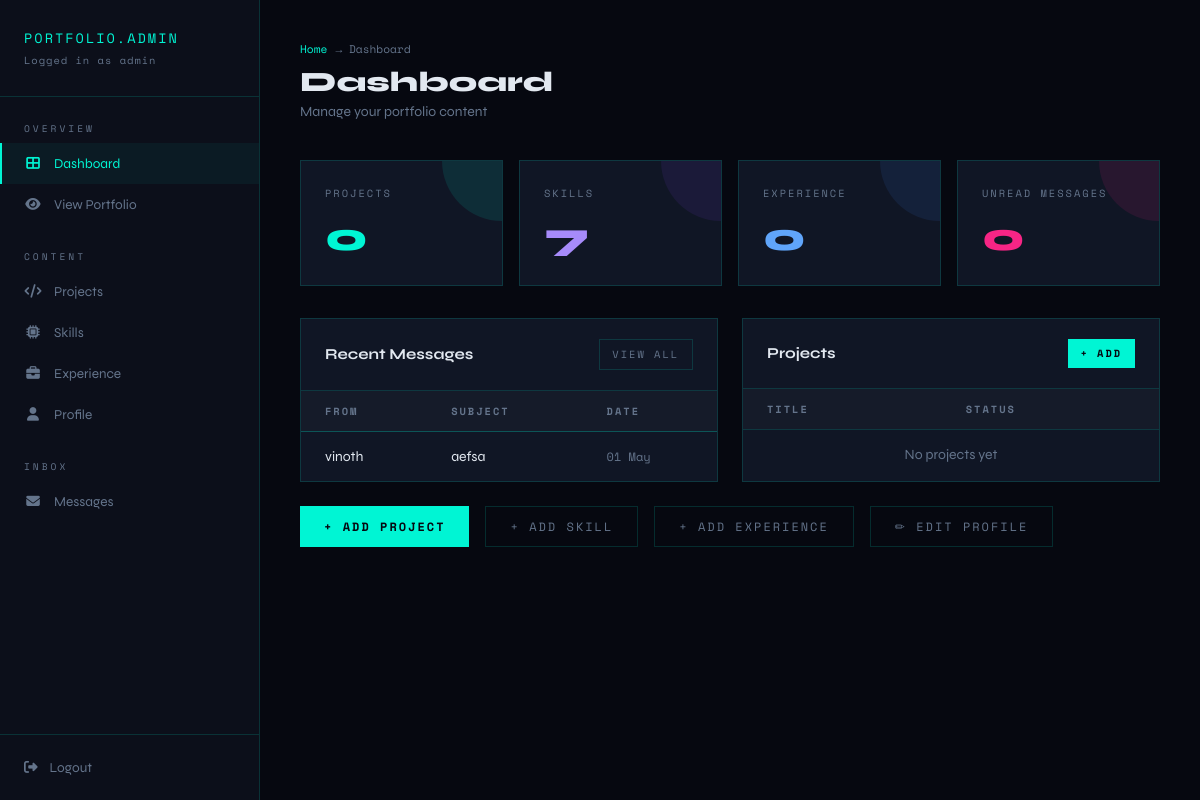
The page /dashboard/ (signed in) on the database its author committed.
### portfolio/models.py (models this page shows, shortened)
class ContactMessage(models.Model):
    name = models.CharField(max_length=100)
    email = models.EmailField()
    subject = models.CharField(max_length=200)
    message = models.TextField()
    sent_at = models.DateTimeField(auto_now_add=True)
    is_read = models.BooleanField(default=False)
    class Meta:
        ordering = ['-sent_at']

### portfolio/views.py (the view)
# urls.py: path('dashboard/', views.dashboard, name='dashboard'),
@login_required
def dashboard(request):
    context = {
        'projects_count': Project.objects.count(),
        'skills_count': Skill.objects.count(),
        'experience_count': Experience.objects.count(),
        'messages_count': ContactMessage.objects.filter(is_read=False).count(),
        'recent_messages': ContactMessage.objects.all()[:5],
        'recent_projects': Project.objects.all()[:5],
    }
    return render(request, 'portfolio/dashboard.html', context)

### templates/portfolio/dashboard.html (shortened to what this page needs)
{% extends 'portfolio/dashboard_base.html' %}
{% block nav_dashboard %}active{% endblock %}
{% block content %}
<div class="page-header">
  <div class="breadcrumb"><a href="/">Home</a> → Dashboard</div>
  <h1 class="page-title">Dashboard</h1>
  <p class="page-subtitle">Manage your portfolio content</p>
</div>
<div class="stats-grid">
  <div class="stat-card neon">
    <div class="stat-label">Projects</div>
    <div class="stat-value">{{ projects_count }}</div>
  </div>
  <div class="stat-card purple">
    <div class="stat-label">Skills</div>
    <div class="stat-value">{{ skills_count }}</div>
  </div>
  <div class="stat-card blue">
    <div class="stat-label">Experience</div>
    <div class="stat-value">{{ experience_count }}</div>
  </div>
  <div class="stat-card pink">
    <div class="stat-label">Unread Messages</div>
    <div class="stat-value">{{ messages_count }}</div>
  </div>
</div>
<div style="display:grid;grid-template-columns:1fr 1fr;gap:1.5rem;margin-top:1.5rem">
  <div class="data-table-wrap">
    <div class="table-header">
      <span class="table-title">Recent Messages</span>
      <a href="{% url 'message_list' %}" class="btn btn-ghost" style="font-size:.65rem;padding:.4rem .8rem">View All</a>
    </div>
    <table class="data-table">
      <thead><tr><th>From</th><th>Subject</th><th>Date</th></tr></thead>
      <tbody>
        {% for msg in recent_messages %}
        <tr>
          <td>{{ msg.name }}</td>
          <td>{{ msg.subject|truncatechars:30 }}</td>
          <td style="color:var(--muted);font-family:var(--font-mono);font-size:.75rem">{{ msg.sent_at|date:"d M" }}</td>
        </tr>
        {% empty %}
        <tr><td colspan="3" style="color:var(--muted);text-align:center">No messages yet</td></tr>
        {% endfor %}
      </tbody>
    </table>
  </div>
  <div class="data-table-wrap">
    <div class="table-header">
      <span class="table-title">Projects</span>
      <a href="{% url 'project_add' %}" class="btn btn-neon" style="font-size:.65rem;padding:.4rem .8rem">+ Add</a>
    </div>
    <table class="data-table">
      <thead><tr><th>Title</th><th>Status</th></tr></thead>
      <tbody>
        {% for p in recent_projects %}
        <tr>
          <td>{{ p.title }}</td>
          <td><span class="badge badge-{{ p.status }}">{{ p.status }}</span></td>
        </tr>
        {% empty %}
        <tr><td colspan="2" style="color:var(--muted);text-align:center">No projects yet</td></tr>
        {% endfor %}
      </tbody>
    </table>
  </div>
</div>
<div style="margin-top:1.5rem;display:flex;gap:1rem;flex-wrap:wrap">
  <a href="{% url 'project_add' %}" class="btn btn-neon">+ Add Project</a>
  <a href="{% url 'skill_add' %}" class="btn btn-ghost">+ Add Skill</a>
  <a href="{% url 'experience_add' %}" class="btn btn-ghost">+ Add Experience</a>
  <a href="{% url 'profile_edit' %}" class="btn btn-ghost">✏ Edit Profile</a>
</div>
{% endblock %}

### templates/portfolio/dashboard_base.html (shortened to what this page needs)
<!DOCTYPE html>
<html lang="en">
<head>
{% load static %}
<link rel="stylesheet" href="{% static 'css/dashboard.css' %}">
<link rel="stylesheet" href="https://cdnjs.cloudflare.com/ajax/libs/font-awesome/6.4.0/css/all.min.css">
</head>
<body>
<aside class="sidebar">
  <div class="sidebar-logo">
    PORTFOLIO.ADMIN
    <span>Logged in as {{ request.user.username }}</span>
  </div>
  <nav class="sidebar-nav">
    <div class="nav-group">
      <div class="nav-group-label">Overview</div>
      <a href="{% url 'dashboard' %}" class="nav-item {% block nav_dashboard %}{% endblock %}">
        <span class="nav-item-icon"><i class="fas fa-th-large"></i></span> Dashboard
      </a>
      <a href="/" class="nav-item" target="_blank">
        <span class="nav-item-icon"><i class="fas fa-eye"></i></span> View Portfolio
      </a>
    </div>
    <div class="nav-group">
      <div class="nav-group-label">Content</div>
      <a href="{% url 'project_list' %}" class="nav-item {% block nav_projects %}{% endblock %}">
        <span class="nav-item-icon"><i class="fas fa-code"></i></span> Projects
      </a>
      <a href="{% url 'skill_list' %}" class="nav-item {% block nav_skills %}{% endblock %}">
        <span class="nav-item-icon"><i class="fas fa-microchip"></i></span> Skills
      </a>
      <a href="{% url 'experience_list' %}" class="nav-item {% block nav_experience %}{% endblock %}">
        <span class="nav-item-icon"><i class="fas fa-briefcase"></i></span> Experience
      </a>
      <a href="{% url 'profile_edit' %}" class="nav-item {% block nav_profile %}{% endblock %}">
        <span class="nav-item-icon"><i class="fas fa-user"></i></span> Profile
      </a>
    </div>
    <div class="nav-group">
      <div class="nav-group-label">Inbox</div>
      <a href="{% url 'message_list' %}" class="nav-item {% block nav_messages %}{% endblock %}">
        <span class="nav-item-icon"><i class="fas fa-envelope"></i></span> Messages
      </a>
    </div>
  </nav>
  <div class="sidebar-footer">
    <a href="{% url 'admin_logout' %}" class="logout-btn">
      <i class="fas fa-sign-out-alt"></i> Logout
    </a>
  </div>
</aside>
<main class="main-content">
  {% block content %}{% endblock %}
</main>
</body>
</html>

### rows shown on the page
ContactMessage: name "vinoth", subject "aefsa", sent_at "01 May"

### other values the page prints
{{ request.user.username }} "admin"
{{ projects_count }} "0"
{{ skills_count }} "7"
{{ experience_count }} "0"
{{ messages_count }} "0"
